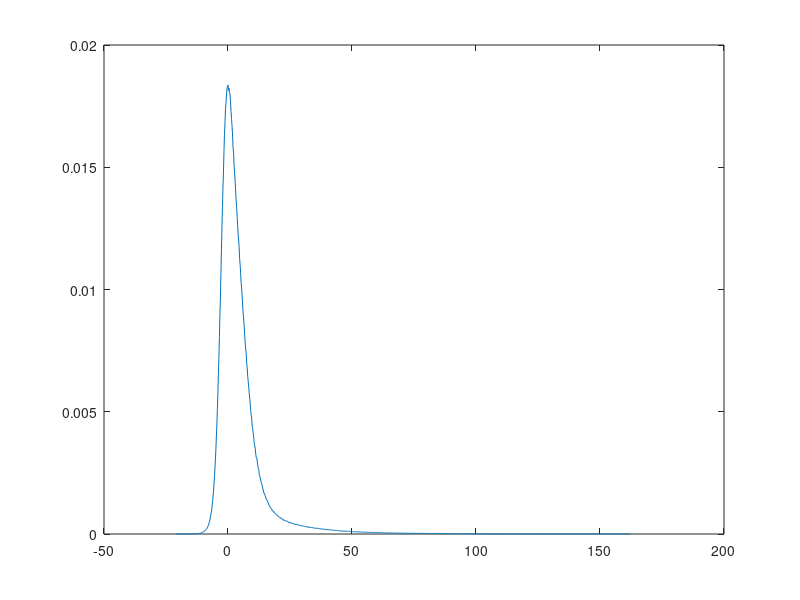
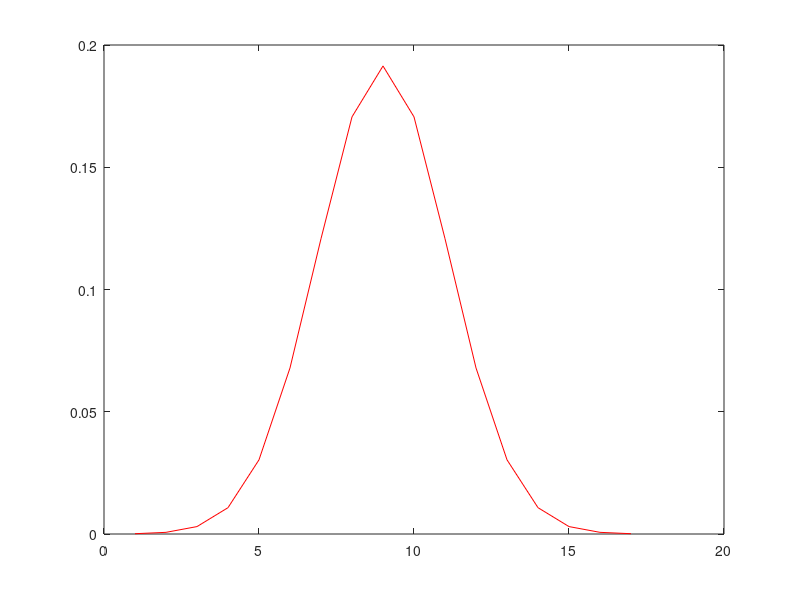
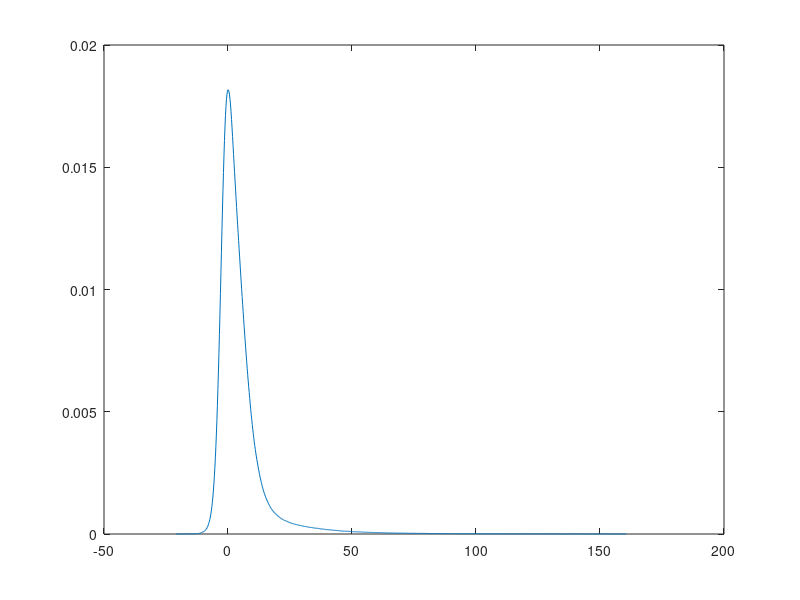
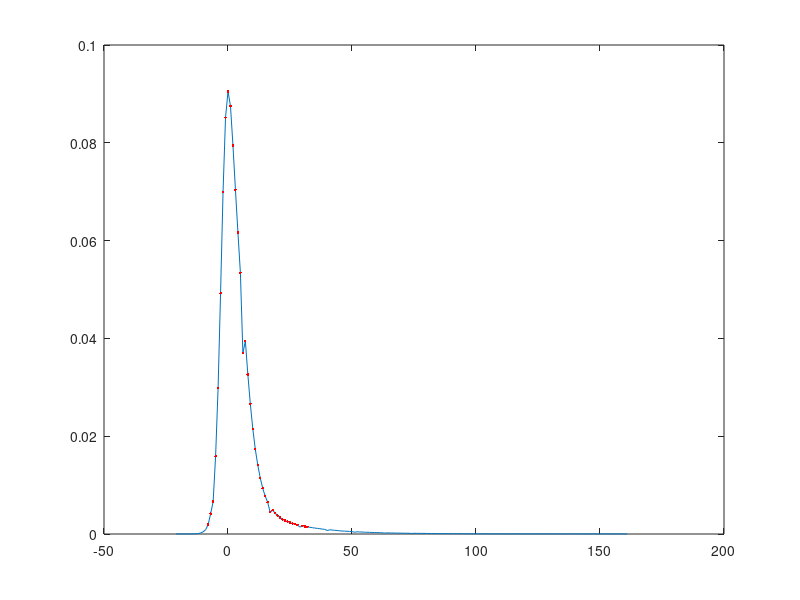

The MATLAB source for these figures, in order:
clear; clc; close all;

load('jitter');
counts_1 = counts_1/sum(counts_1);

bin = 4*10^-12;

figure;
plot(t_1/bin, counts_1);


interval = t_1(2)-t_1(1);
sigma = 1 * bin/2.355 /interval;


kernal_size = round(8*sigma);
if mod(kernal_size,2) == 0
    kernal_size = kernal_size+1;
end

mid = (kernal_size+1)/2;
x = 1:kernal_size;
g = 1/sqrt(2*pi)/sigma*exp(- (x - mid).^2/2/sigma/sigma);

figure;
plot(x, g, 'r');

figure;
y = filter(g,1,counts_1);
new_t = t_1(1:end-mid+1)/bin;
w = y(mid:end);
plot(new_t, w);

scale = 1;
t = round(new_t/scale);
x = unique(t);
new_w = zeros(length(x),1);
for i = 1:length(x)
    new_w(i) = sum(w(t==x(i)));
end
figure;
plot(x*scale,new_w);

[B,I] = sort(new_w, 'descend');

B = B(1:40);
I = I(1:40);
hold on;
plot(x(I)*scale, B, 'r.');


g1 = new_w(2:end)-new_w(1:end-1);
g = ([g1; 0] + [0; g1])/2;

figure;
plot(x*scale,g);


time = x(I);
[jitter_time, Y] = sort(x(I));
jitter_weight = B(Y);
grad = g(I);
jitter_grad = grad(Y);

figure
plot(jitter_time, jitter_weight, 'r.');
figure;
plot(jitter_time, jitter_grad, 'r.');

jitter_offset = find(jitter_time == 0) - 1;
save('jitter_info', 'jitter_time', 'jitter_weight', 'jitter_grad', 'jitter_offset');

